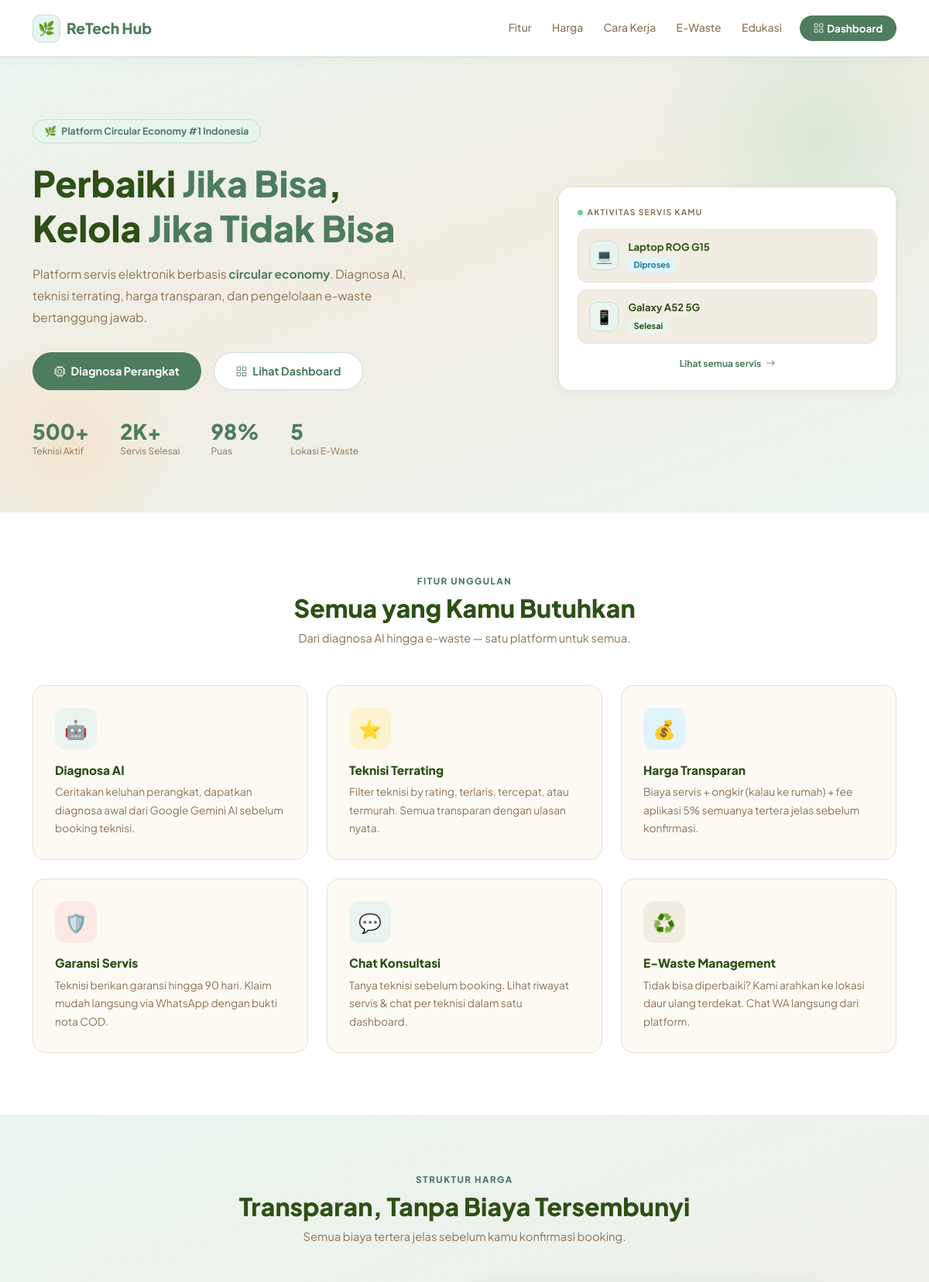
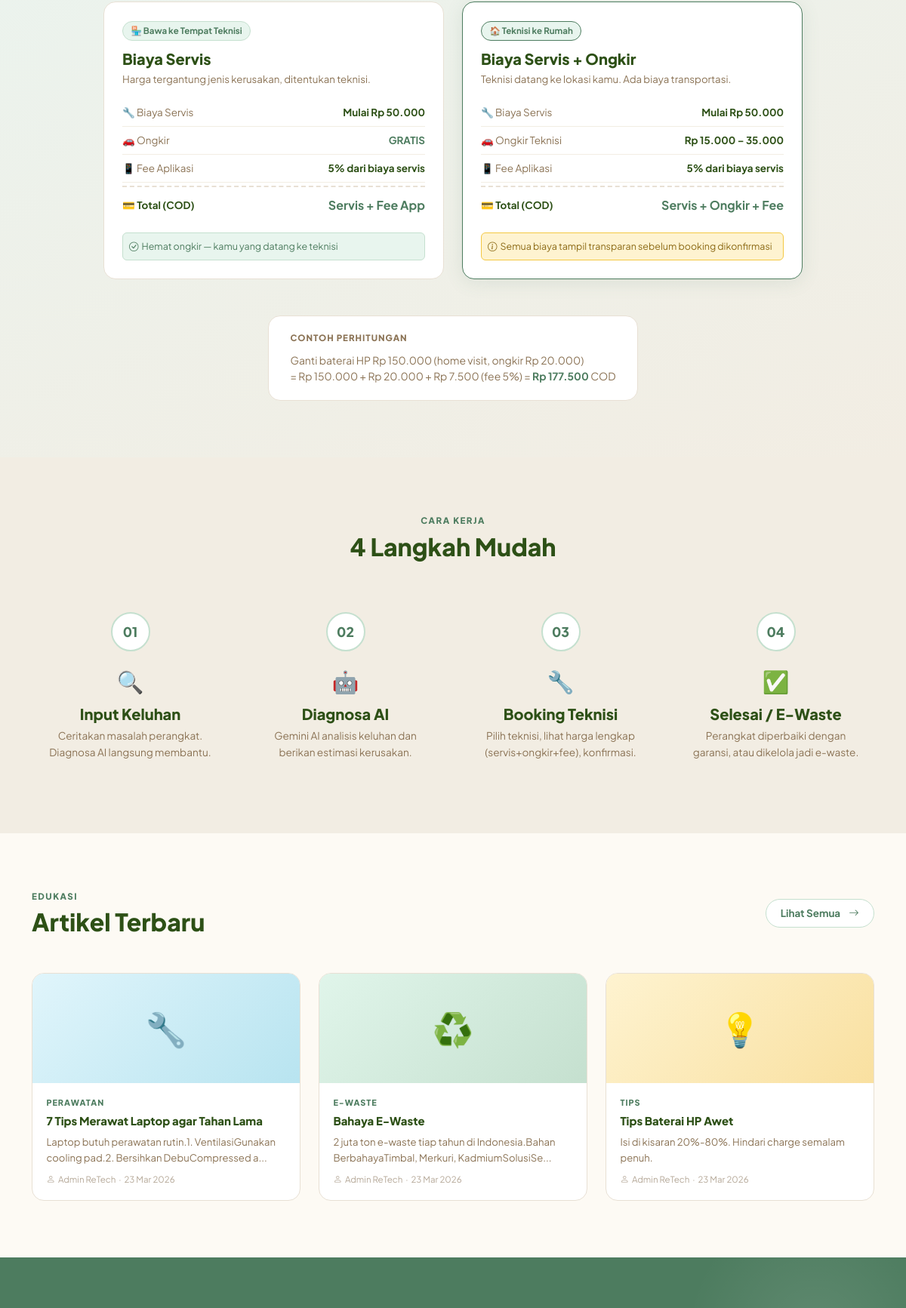
Page / (signed in, upper part) on the committed database (2 pictures, top to bottom).
### tables this page shows
CREATE TABLE IF NOT EXISTS service_requests (
    id INT AUTO_INCREMENT PRIMARY KEY,
    device_id INT NOT NULL,
    technician_id INT NULL,
    complaint TEXT NOT NULL,
    diagnosis TEXT NULL,
    service_date DATE NOT NULL,
    service_type ENUM('home_visit','bring_in') DEFAULT 'bring_in',
    status ENUM('menunggu','diproses','selesai','tidak_bisa_diperbaiki') DEFAULT 'menunggu',
     
    customer_address TEXT NULL,            
    customer_lat DECIMAL(10,7) NULL,
    customer_lng DECIMAL(10,7) NULL,
    distance_km DECIMAL(6,2) NULL,         
     
    service_cost DECIMAL(10,2) NULL,       
    transport_fee DECIMAL(10,2) DEFAULT 0, 
    app_fee DECIMAL(10,2) DEFAULT 0,       
    total_cost DECIMAL(10,2) NULL,         
    cost DECIMAL(10,2) NULL,               
    notes TEXT NULL,
    payment_method VARCHAR(50) DEFAULT 'COD',
     
    warranty_days INT DEFAULT 0,
    warranty_notes VARCHAR(255) NULL,
    warranty_until DATE NULL,
     
    rating_by_user TINYINT NULL,
    rating_note VARCHAR(255) NULL,
    created_at TIMESTAMP DEFAULT CURRENT_TIMESTAMP,
    updated_at TIMESTAMP DEFAULT CURRENT_TIMESTAMP ON UPDATE CURRENT_TIMESTAMP,
    FOREIGN KEY (device_id) REFERENCES devices(id) ON DELETE CASCADE,
    FOREIGN KEY (technician_id) REFERENCES technicians(id) ON DELETE SET NULL
);

CREATE TABLE IF NOT EXISTS devices (
    id INT AUTO_INCREMENT PRIMARY KEY,
    user_id INT NOT NULL,
    device_name VARCHAR(255) NOT NULL,
    device_type VARCHAR(100) NOT NULL,
    brand VARCHAR(100) NOT NULL,
    purchase_year YEAR NULL,
    description TEXT NULL,
    created_at TIMESTAMP DEFAULT CURRENT_TIMESTAMP,
    updated_at TIMESTAMP DEFAULT CURRENT_TIMESTAMP ON UPDATE CURRENT_TIMESTAMP,
    FOREIGN KEY (user_id) REFERENCES users(id) ON DELETE CASCADE
);

CREATE TABLE IF NOT EXISTS articles (
    id INT AUTO_INCREMENT PRIMARY KEY,
    title VARCHAR(255) NOT NULL,
    slug VARCHAR(255) UNIQUE NOT NULL,
    content TEXT NOT NULL,
    category VARCHAR(100) NULL,
    author_id INT NOT NULL,
    is_published TINYINT(1) DEFAULT 1,
    created_at TIMESTAMP DEFAULT CURRENT_TIMESTAMP,
    updated_at TIMESTAMP DEFAULT CURRENT_TIMESTAMP ON UPDATE CURRENT_TIMESTAMP,
    FOREIGN KEY (author_id) REFERENCES users(id) ON DELETE CASCADE
);

CREATE TABLE IF NOT EXISTS users (
    id INT AUTO_INCREMENT PRIMARY KEY,
    name VARCHAR(255) NOT NULL,
    email VARCHAR(255) UNIQUE NOT NULL,
    password VARCHAR(255) NOT NULL,
    role ENUM('user','technician','admin') DEFAULT 'user',
    phone VARCHAR(20) NULL,
    address TEXT NULL,
    latitude DECIMAL(10,7) NULL,    
    longitude DECIMAL(10,7) NULL,
    created_at TIMESTAMP DEFAULT CURRENT_TIMESTAMP,
    updated_at TIMESTAMP DEFAULT CURRENT_TIMESTAMP ON UPDATE CURRENT_TIMESTAMP
);

### index.php (the view, shortened to what the rows shown need)
<?php
require_once __DIR__ . '/includes/functions.php';
$pdo      = getDB();
$articles = $pdo->query("SELECT a.*,u.name AS author_name FROM articles a JOIN users u ON a.author_id=u.id WHERE a.is_published=1 ORDER BY a.created_at DESC LIMIT 3")->fetchAll();
?>
<!DOCTYPE html>
<html lang="id">
<head>
    <link href="https://cdn.jsdelivr.net/npm/bootstrap@5.3.2/dist/css/bootstrap.min.css" rel="stylesheet">
    <link href="https://cdn.jsdelivr.net/npm/bootstrap-icons@1.11.3/font/bootstrap-icons.min.css" rel="stylesheet">
</head>
<body>
<section class="hero">
    <div class="container">
        <div class="row align-items-center g-5">
            <div class="col-lg-6" style="position:relative;z-index:2;">
                <h1>
                    Perbaiki <span class="hl">Jika Bisa</span>,<br>
                    Kelola <span class="hl">Jika Tidak Bisa</span>
                </h1>
            </div>
            <div class="col-lg-5 offset-lg-1" style="position:relative;z-index:2;">
                <div class="hero-panel">
                    <?php if (isLoggedIn()):
                        $act = $pdo->prepare("SELECT sr.*,d.device_name,d.device_type FROM service_requests sr JOIN devices d ON sr.device_id=d.id WHERE d.user_id=? ORDER BY sr.updated_at DESC LIMIT 3");
                        $act->execute([$_SESSION['user_id']]); $actList = $act->fetchAll();
                    ?>
                    <?php if (empty($actList)): ?>
                    <div style="text-align:center;padding:1.5rem 0;color:var(--bark);font-size:.85rem;">
                        <div style="font-size:2.5rem;margin-bottom:.6rem;">📱</div>
                        Belum ada servis aktif.<br>
                        <a href="<?= BASE_URL ?>/user/service/create.php" style="color:var(--sage);font-weight:700;">Booking servis pertama →</a>
                    </div>
                    <?php else: foreach ($actList as $a):
                        $statusBg = ['menunggu'=>'#FEF3D0','diproses'=>'#E0F5FB','selesai'=>'#E8F5EE','tidak_bisa_diperbaiki'=>'#FDE9E4'];
                        $statusClr = ['menunggu'=>'#B07818','diproses'=>'#1E7A94','selesai'=>'#2D5016','tidak_bisa_diperbaiki'=>'#A0412A'];
                    ?>
                    <div class="mini-card">
                        <div class="mini-icon"><?= deviceEmoji($a['device_type']) ?></div>
                        <div class="flex-grow-1">
                            <div class="mini-name"><?= e($a['device_name'] ?? '') ?></div>
                            <span class="mini-status badge" style="background:<?= $statusBg[$a['status']] ?? '#F0F0F0' ?>;color:<?= $statusClr[$a['status']] ?? '#666' ?>;font-size:.68rem;border-radius:6px;">
                                <?= statusLabel($a['status']) ?>
                            </span>
                        </div>
                    </div>
                    <?php endforeach; endif; ?>
                    <?php endif; ?>
                </div>
            </div>
        </div>
    </div>
</section>
<section class="sec-features" id="fitur">
    <div class="container">
        <div class="text-center mb-5">
            <h2 class="section-title">Semua yang Kamu Butuhkan</h2>
        </div>
    </div>
</section>
<section class="sec-pricing" id="harga">
    <div class="container">
        <div class="text-center mb-5">
            <h2 class="section-title">Transparan, Tanpa Biaya Tersembunyi</h2>
        </div>
    </div>
</section>
<section class="sec-steps" id="cara-kerja">
    <div class="container">
        <div class="text-center mb-5">
            <h2 class="section-title">4 Langkah Mudah</h2>
        </div>
    </div>
</section>
<?php if (!empty($articles)): ?>
<section class="sec-articles">
    <div class="container">
        <div class="d-flex justify-content-between align-items-center mb-5">
            <div>
                <h2 class="section-title mb-0">Artikel Terbaru</h2>
            </div>
        </div>
        <div class="row g-4">
            <?php foreach ($articles as $a):
                $thumbBg = match($a['category'] ?? '') {
                    'e-waste'    => 'linear-gradient(135deg,#E0F5EA,#C5E0CF)',
                    'tips'       => 'linear-gradient(135deg,#FEF3D0,#F9E0A0)',
                    'perawatan'  => 'linear-gradient(135deg,#E0F5FB,#B8E4F0)',
                    'teknologi'  => 'linear-gradient(135deg,#F2EDE3,#E8E0D4)',
                    default      => 'linear-gradient(135deg,#EAF4EF,#D0E8D8)',
                };
                $em = match($a['category'] ?? '') {
                    'e-waste' => '♻️', 'tips' => '💡', 'perawatan' => '🔧', default => '📱'
                };
            ?>
            <div class="col-md-4">
                <a href="<?= BASE_URL ?>/articles/show.php?id=<?= $a['id'] ?>" class="art-card">
                    <div class="art-thumb" style="background:<?= $thumbBg ?>"><?= $em ?></div>
                    <div class="art-body">
                        <?php if ($a['category']): ?>
                        <div class="art-cat"><?= e($a['category']) ?></div>
                        <?php endif; ?>
                        <div class="art-title"><?= e($a['title'] ?? '') ?></div>
                        <div class="art-exc"><?= e(limitStr($a['content'], 90)) ?></div>
                        <div class="art-meta">
                            <i class="bi bi-person me-1"></i><?= e($a['author_name'] ?? '') ?>
                            &nbsp;·&nbsp;
                            <?= date('d M Y', strtotime($a['created_at'])) ?>
                        </div>
                    </div>
                </a>
            </div>
            <?php endforeach; ?>
        </div>
    </div>
</section>
<?php endif; ?>
</body>
</html>

### rows in the picture
service_requests: device.device_type "💻", device.device_name "Laptop ROG G15", status "Diproses"
service_requests: device.device_type "📱", device.device_name "Galaxy A52 5G", status "Selesai"
articles: category "🔧", category "PERAWATAN", title "7 Tips Merawat Laptop agar Tahan Lama", content "Laptop butuh perawatan rutin.1. VentilasiGunakan cooling pad.2. Bersihkan DebuCompressed a...", author.name "Admin ReTech", created_at "23 Mar 2026"
articles: category "♻️", category "E-WASTE", title "Bahaya E-Waste", content "2 juta ton e-waste tiap tahun di Indonesia.Bahan BerbahayaTimbal, Merkuri, KadmiumSolusiSe...", author.name "Admin ReTech", created_at "23 Mar 2026"
articles: category "💡", category "TIPS", title "Tips Baterai HP Awet", content "Isi di kisaran 20%-80%. Hindari charge semalam penuh.", author.name "Admin ReTech", created_at "23 Mar 2026"

### other values in the picture
$f['em'] "🤖"
$f['title'] "Diagnosa AI"
$f['desc'] "Ceritakan keluhan perangkat, dapatkan diagnosa awal dari Google Gemini AI sebelum booking teknisi."
$f['em'] "⭐"
$f['title'] "Teknisi Terrating"
$f['desc'] "Filter teknisi by rating, terlaris, tercepat, atau termurah. Semua transparan dengan ulasan nyata."
$f['em'] "💰"
$f['title'] "Harga Transparan"
$f['desc'] "Biaya servis + ongkir (kalau ke rumah) + fee aplikasi 5% semuanya tertera jelas sebelum konfirmasi."
$f['em'] "🛡️"
$f['title'] "Garansi Servis"
$f['desc'] "Teknisi berikan garansi hingga 90 hari. Klaim mudah langsung via WhatsApp dengan bukti nota COD."
$f['em'] "💬"
$f['title'] "Chat Konsultasi"
$f['desc'] "Tanya teknisi sebelum booking. Lihat riwayat servis & chat per teknisi dalam satu dashboard."
